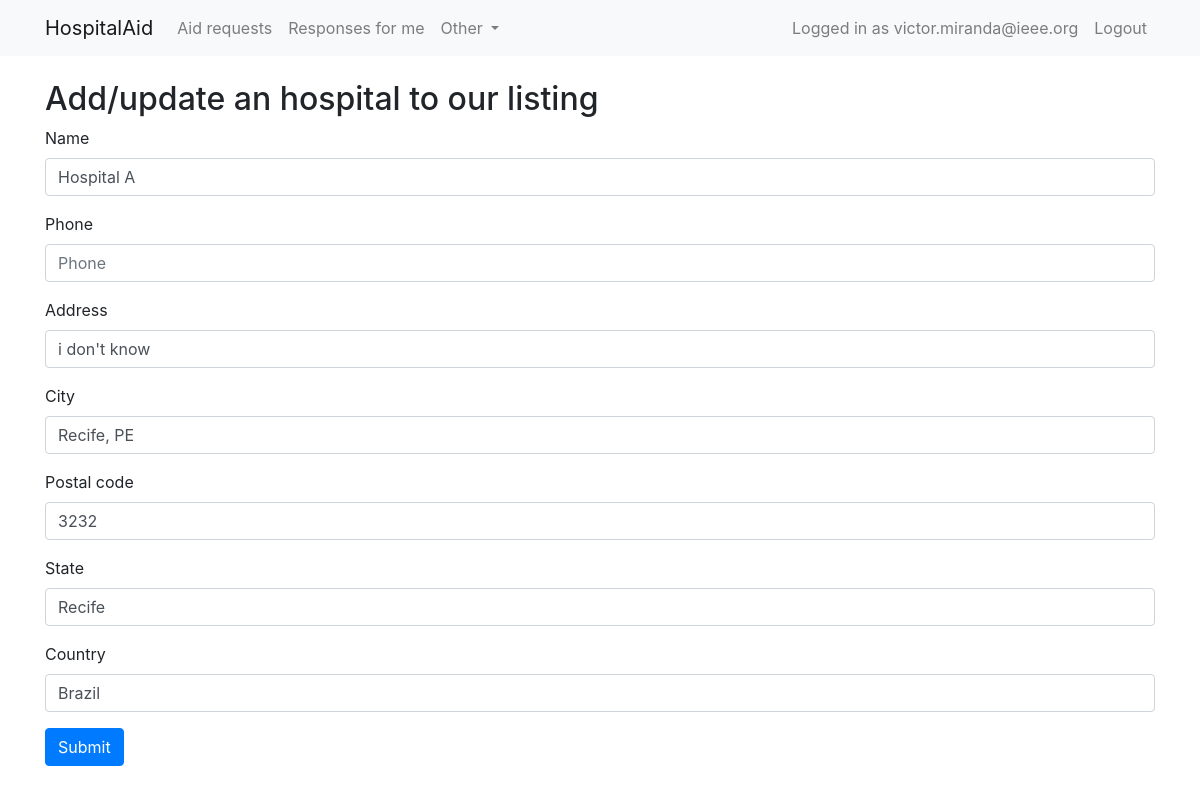
Page /hospitals/5/ (signed in) on the committed database.
### main/models/user.py (models this page shows)
class User(AbstractUser):
    username = None
    email = models.EmailField("email address", unique=True)
    phone = models.CharField("personal phone", max_length=16)
    USERNAME_FIELD = "email"
    REQUIRED_FIELDS = []
    objects = UserManager()

### main/models/main.py (models this page shows, shortened)
class Hospital(models.Model):
    user = models.ForeignKey(get_user_model(), on_delete=models.CASCADE, null=True)
    name = models.CharField(max_length=32)
    phone = models.CharField(max_length=32, blank=True)
    address = models.CharField(max_length=32)
    city = models.CharField(max_length=32)
    postal_code = models.CharField(max_length=32)
    state = models.CharField(max_length=32)
    country = models.CharField(max_length=32)
    latitude = models.FloatField(null=True)
    longitude = models.FloatField(null=True)
    updated_at = models.DateTimeField(auto_now=True)
    created_at = models.DateTimeField(auto_now_add=True)
    class Meta:
        ordering = ["-updated_at"]

### main/views/main.py (the view)
class HospitalUpdateView(LoginRequiredMixin, UpdateView):
    model = models.main.Hospital
    fields = [
        "name",
        "phone",
        "address",
        "city",
        "postal_code",
        "state",
        "country",
    ]
    success_url = reverse_lazy("hospital_list")
    def get_queryset(self):
        return self.model.objects.filter(user=self.request.user)

### main/context_processors.py (called while the page is built)
def globals(request):
    data = {}
    data.update(
        {"VERSION": os.environ.get("GIT_REV", ""),}
    )
    return data

### main/templates/main/hospital_form.html (shortened to what this page needs)
{% extends "base.html" %}
{% load bootstrap4 %}
{% block content %}
<h2>Add/update an hospital to our listing</h2>
<form method="POST">
    {% bootstrap_form form %}
    {% buttons %}
    <button type="submit" class="btn btn-primary">
        Submit
    </button>
    {% endbuttons %}
</form>
{% endblock content  %}

### main/templates/base.html (shortened to what this page needs)
{% load static %}
{% load bootstrap4 %}
<!doctype html>
<html lang="en">
    <head>
        <link rel="stylesheet" href="{% static "/css/bootstrap.min.css" %}">
    </head>
    <body>
        <nav class="navbar navbar-expand-lg navbar-light bg-light">
            <div class="container">
                <a class="navbar-brand" href="/">HospitalAid</a>
                <div class="collapse navbar-collapse" id="navbarSupportedContent">
                    <ul class="navbar-nav mr-auto">
                        <li class="nav-item">
                            <a class="nav-link" href="{% url "aidrequest_list" %}">Aid requests</a>
                        </li>
                        {% if request.user.is_authenticated %}
                        <li class="nav-item">
                            <a class="nav-link" href="{% url "aidresponse_forme_list" %}">Responses for me</a>
                        </li>
                        <li class="nav-item dropdown">
                          <a class="nav-link dropdown-toggle" href="#" id="navbarDropdown" role="button" data-toggle="dropdown" aria-haspopup="true" aria-expanded="false">
                            Other
                          </a>
                        </li>
                        {% endif %}
                    </ul>
                    <ul class="navbar-nav">
                        {% if request.user.is_authenticated %}
                        <li class="nav-item">
                            <a class="nav-link" href="#">Logged in as {{ request.user.email }}</a>
                        </li>
                        <li class="nav-item">
                            <a class="nav-link" href="{% url "logout" %}?next=/">Logout</a>
                        </li>
                        {% endif %}
                    </ul>
                </div>
            </div>
        </nav>
        <div class="container mt-4">
            {% block content %}
            {% endblock content %}
        </div>
    </body>
</html>

### rows in the picture
User: user.email "victor.miranda@ieee.org"
Hospital: name "Hospital A", address "i don't know", city "Recife, PE", postal_code "3232", state "Recife", country "Brazil"
